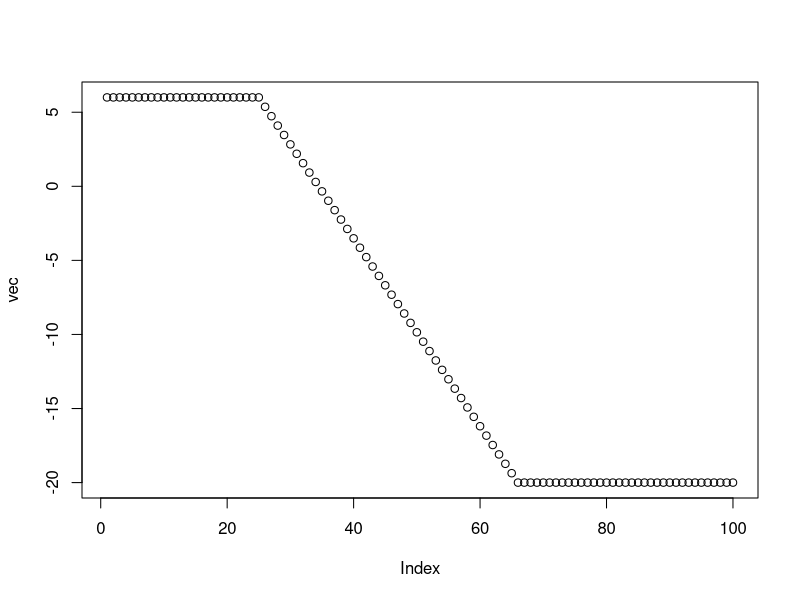
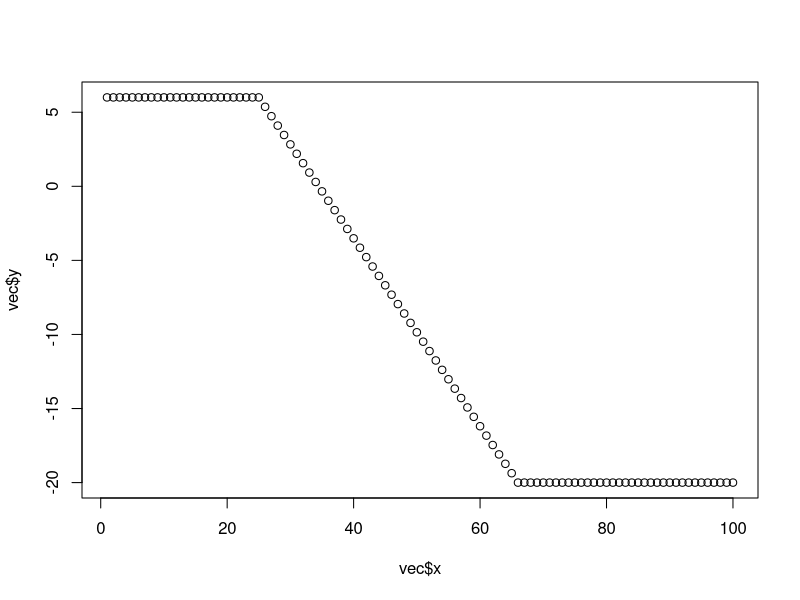

Generate these figures, in order, with R: (Note: this script raises an error after producing the figures.)
## ---- chunk 1
radius <- 1
area <- pi * radius^2
circum <- 2 * pi * radius
print(paste("Radius:", radius, " Circumference:", circum))
## ---- chunk 2
seq(0, pi, length.out = 5)
## ---- chunk 3
sum(1:100)

## ---- chunk 4
vec_a <- 1:50
vec_b <- 100:51
vec_c <- vec_a + vec_b
sum(vec_c)
## ---- chunk 5
x <- 7
x_save <- x
x <- x + 1
x <- x * 2
x <- x + 4
x <- x / 2
x <- x - x_save
print(x)
## ---- chunk 6
class(datasets::rivers)
length(datasets::rivers)
mean(datasets::rivers)
quantile(datasets::rivers, probs = 0.33)
## ---- chunk 7
dim(datasets::quakes)
vec <- datasets::quakes$mag
max(vec)
idx <- which.max(vec)
datasets::quakes$long[idx]
datasets::quakes$lat[idx]
## ---- chunk 8
sum <- 0
for (i in 1:100){
  sum <- sum + i
}
print(sum)

loop_status <- TRUE
counter <- 0
sum <- 0
while (loop_status){
  counter <- counter + 1
  sum <- sum + counter
  if (counter == 100) loop_status <- FALSE
}
print(sum)
## ---- chunk 9
sum <- 0
for (i in 1:100){
  if (i %% 3 == 0 && i %% 7 == 0 ){
    sum <- sum + i
  }
}
print(paste0("the Sum of multiples of 3 and 7 within 1-100 is: ", sum))
## ---- chunk 10
mymat <- matrix(c(6, 7, 3, NA, 15, 6, 7, 
              NA, 9, 12, 6, 11, NA, 3, 
              9, 4, 7, 3, 21, NA, 6, 
              rep(NA, 7)),
            nrow = 4, byrow = TRUE)
myvec <- c(8, 4, 12, 9, 15, 6)
for (i in 1:nrow(mymat)){
  for (j in 1:ncol(mymat)){
    if (is.na(mymat[i, j])){
      mymat[i, j] <- max(myvec)
    }
  }
  myvec <- myvec[-which.max(myvec)]
}
mymat
## ---- chunk 11
vec <- rep(NA, 100)
vec[1:25] <- 6
vec[66:100] <- -20
last_non_na <- 1 
while (!is.na(vec[last_non_na+1])) last_non_na <- last_non_na + 1
first_non_na <- last_non_na + 1
while (is.na(vec[first_non_na])) first_non_na <- first_non_na + 1
last_value <- vec[last_non_na]
first_value <- vec[first_non_na]
delta <- (last_value - first_value) / (last_non_na - first_non_na)
for (i in 2:length(vec)){
  if (is.na(vec[i])) vec[i] <- vec[i-1] + delta
}

plot(vec)
## ---- chunk 12
vec <- rep(NA, 100)
vec[1:25] <- 6
vec[66:100] <- -20
vec <- approx(1:100, vec, xout = 1:100)
plot(vec)

## ---- chunk 13
dplyr::starwars |>
  dplyr::filter(
    skin_color == "pale" &
      (homeworld == "Naboo" | homeworld == "Ryloth")
  ) |>
  nrow()
## ---- chunk 14
dplyr::starwars |> 
  unnest(films) |> 
  filter(films == "Return of the Jedi") |> 
  unnest(starships) |> 
  arrange(height) |> 
  slice(1) |> 
  select(name, starships)
